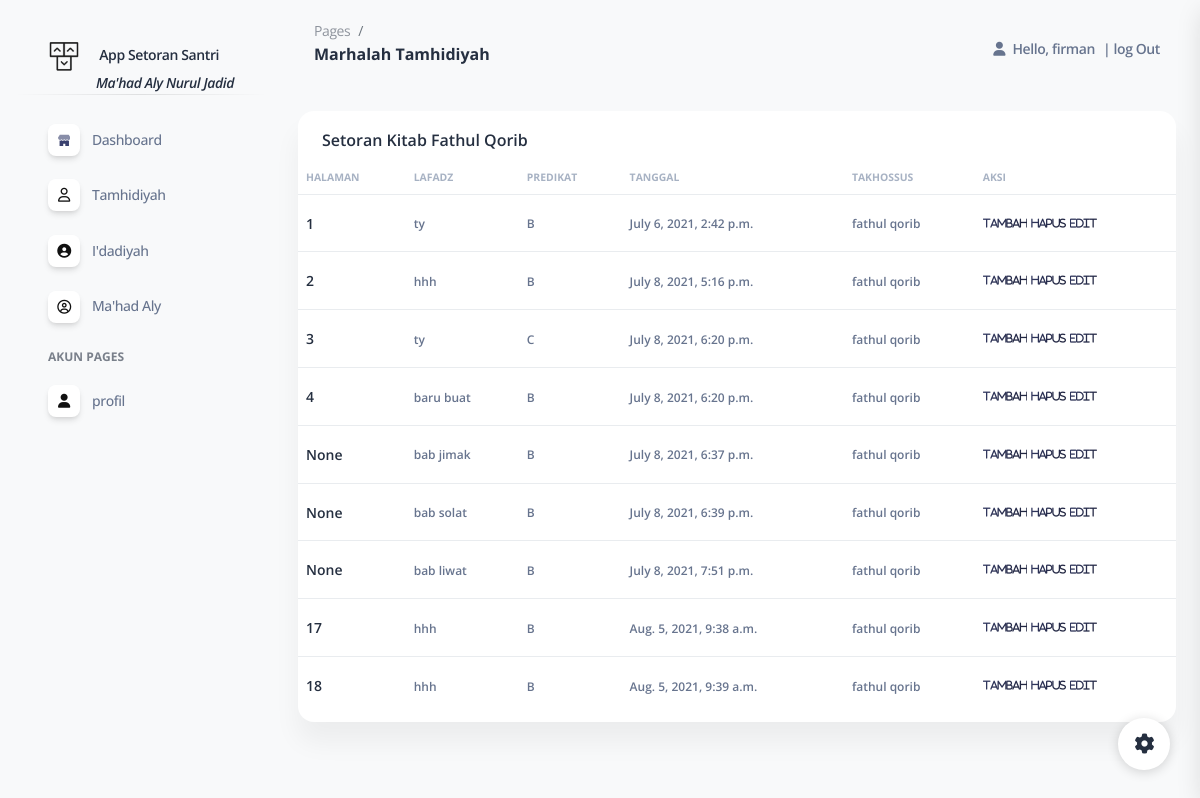
Page /strqorib/6 (signed in) on the committed database.
### appstor/models.py (models this page shows, shortened)
class Setoran(models.Model):
    nilai={
        ('A','A'),
        ('B','B'),
        ('C','C'),
    }
    nama = models.ForeignKey(Santri, null=True, on_delete=models.SET_NULL)
    takhossus = models.ForeignKey(Takhossus, null=True, on_delete=models.SET_NULL)
    hal = models.CharField(max_length=3, blank=True, null=True)
    lafadz = models.CharField(max_length=200, blank=True, null=True)
    tanggal = models.DateTimeField(auto_now_add=True, null=True)
    predikat = models.CharField(choices=nilai, max_length=30, blank=True, null=True)
    ustadz = models.ForeignKey(Asatidz, blank=True, null=True, on_delete=models.SET_NULL)

class Takhossus(models.Model):
    jns={
        ('nubzah','nubzah'),
        ('fathul qorib','fathul qorib'),
        ('fathul muin','fathul muin'),
        ('faroid','faroid'),
        ('Arudl','Arudl'),
        ('mantiq','mantiq'),
        ('balaghoh','balaghoh'),
        ('qowaid','qowaid'),
        ('usul','usul'),
     }
    tkh = models.CharField(choices=jns, max_length=30, blank=True, null=True)
    def __str__(self):
       return self.tkh

### appstor/views.py (the view)
@login_required(login_url='login')
def strqorib(request,w):
    s = Santri.objects.get(id=w)
    mbahss = s.setoran_set.all()
    j = mbahss.filter(takhossus ='3')
    if request.method == 'POST':
        formsimpan = Setorank(request.POST)
    context = {
        'judul' : 'Marhalah Tamhidiyah',
        'datasetorsantri': j,
    }
    return render(request, 'crud/viewfq.html', context)

### appstor/templates/crud/viewfq.html
{% extends "data/main.html" %}
{% block content %}
{% load static %}
<div class="container-fluid">
    <div class="row mt-3">
        <div class="col-12">
            <div class="card mb-4">
                <div class="ms-4 mt-3  pe-md-3 d-flex align-items-center">
                    <div class="me-md- w-25">
                        <h6>Setoran Kitab Fathul Qorib </h6>
                    </div>
                </div>
                <div class="card-body px-0 pt-0 pb-2">
                    <div class="table-responsive p-0">
                        <table class="table align-items-center justify-content-center mb-0">
                            <thead>
                                <tr>
                                        <td
                                        class="text-uppercase text-secondary text-xxs font-weight-bolder  opacity-7 me-sm-1 ps-2">
                                        halaman</td>
                                        <td
                                        class="text-uppercase text-secondary text-xxs font-weight-bolder opacity-7 ps-2">
                                        lafadz</td>
                                    <td
                                        class="text-uppercase text-secondary text-xxs font-weight-bolder opacity-7 ps-2">
                                        predikat</td>
                                    <td
                                        class="text-uppercase text-secondary text-xxs font-weight-bolder  opacity-7 me-sm-1 ps-2">
                                        tanggal</td>
                                        <td
                                        class="text-uppercase text-secondary text-xxs font-weight-bolder  opacity-7 me-sm-1 ps-2">
                                        takhossus</td>
                                    <td
                                        class="text-uppercase text-secondary text-xxs font-weight-bolder  opacity-7 ps-2">
                                        aksi</td>
                                </tr>
                            </thead>
                            <tbody>
                                {% for dataqrb in datasetorsantri %}
                                <tr>
                                    <td>
                                        <div class="d-flex px-0">
                                            <div class="my-auto">
                                                <h6 class="mb-0 text-sm"> {{ dataqrb.hal }}</h6>
                                            </div>
                                        </div>
                                    </td>
                                    <td>
                                        <span class="text-xs font-weight-bold"> {{ dataqrb.lafadz }}</span>
                                    </td>
                                    <td>
                                        <span class="text-xs font-weight-bold"> {{ dataqrb.predikat }}</span>
                                    </td>
                                    <td>
                                        <span class="text-xs font-weight-bold"> {{ dataqrb.tanggal }}</span>
                                    </td>
                                    <td> <span class="text-xs font-weight-bold"> {{ dataqrb.takhossus }}</span></td>
                                    <td class="align-items-center">
                                        <div class="ms-sm-0">
                                            <a class="btn btn-link text-dark text-gradient px-0 mb-0"
                                                href=" {% url 'setorqorib' dataqrb.id  %}"><i class="fa fa-view text-xxs me-0"
                                                    aria-hidden="true">Tambah</i></a>
                                                    <a class="btn btn-link text-dark text-gradient px-0 mb-0"
                                                    href=" {% url 'delete_setor' dataqrb.id  %}"><i
                                                        class="fa fa-view text-xxs me-0" aria-hidden="true">hapus</i></a>
                                                        <a class="btn btn-link text-dark text-gradient px-0 mb-0"
                                                        href=" {% url 'edit_setor1' dataqrb.id  %}"><i
                                                            class="fa fa-view text-xxs me-0" aria-hidden="true">edit</i></a>
                                        </div>
                                    </td>
                                </tr>
                                </tr>{% endfor %}
                            </tbody>
                        </table>
                    </div>
                </div>
            </div>
        </div>
    </div>
</div>
{% endblock content %}

### appstor/templates/data/navbar.html (shortened to what this page needs)
{% load static %}
<!DOCTYPE html>
<html lang="en">
    <nav class="navbar navbar-main navbar-expand-lg px-0 mx-4 shadow-none border-radius-xl" id="navbarBlur" navbar-scroll="true">
        <div class="container-fluid py-1 px-3">
          <nav aria-label="breadcrumb">
            <ol class="breadcrumb bg-transparent mb-0 pb-0 pt-1 px-0 me-sm-6 me-5">
              <li class="breadcrumb-item text-sm"><a class="opacity-5 text-dark" href="javascript:;">Pages</a></li>
              <li class="breadcrumb-item text-sm text-dark active" aria-current="page">{{ page}}</li>
            </ol>
            <h6 class="font-weight-bolder mb-lg-3">{{ judul }}</h6>
          </nav>
          <div class="collapse navbar-collapse mt-sm-0 mt-2 me-md-0 me-sm-4" id="navbar">
            <ul class="navbar-nav  justify-content-end">
                <li class="nav-item d-flex align-items-center">
                    <a href="javascript:;" class="nav-link text-body font-weight-bold px-0">
                        <i class="fa fa-user me-sm-1"></i>
                        <span class="me-2 d-sm-inline d-none">Hello, {{ request.user }}</span>
                    </a>
                </li>
                {% if user.is_authenticated %}
                <li class="nav-item  d-flex align-items-center">
                    <a href="{% url 'logout' %}" class="nav-link text-body font-weight-bold px-0">
                    |
                        <span class="d-sm-inline M17 d-none">log Out</span>
                    </a>
                </li>
                {% endif %}
            </ul>
        </div>
    </div>
</nav>
</html>

### rows in the picture
Setoran: hal "1", lafadz "ty", predikat "B", tanggal "July 6, 2021, 2:42 p.m.", takhossus "fathul qorib"
Setoran: hal "2", lafadz "hhh", predikat "B", tanggal "July 8, 2021, 5:16 p.m.", takhossus "fathul qorib"
Setoran: hal "3", lafadz "ty", predikat "C", tanggal "July 8, 2021, 6:20 p.m.", takhossus "fathul qorib"
Setoran: hal "4", lafadz "baru buat", predikat "B", tanggal "July 8, 2021, 6:20 p.m.", takhossus "fathul qorib"
Setoran: hal "None", lafadz "bab jimak", predikat "B", tanggal "July 8, 2021, 6:37 p.m.", takhossus "fathul qorib"
Setoran: hal "None", lafadz "bab solat", predikat "B", tanggal "July 8, 2021, 6:39 p.m.", takhossus "fathul qorib"
Setoran: hal "None", lafadz "bab liwat", predikat "B", tanggal "July 8, 2021, 7:51 p.m.", takhossus "fathul qorib"
Setoran: hal "17", lafadz "hhh", predikat "B", tanggal "Aug. 5, 2021, 9:38 a.m.", takhossus "fathul qorib"
Setoran: hal "18", lafadz "hhh", predikat "B", tanggal "Aug. 5, 2021, 9:39 a.m.", takhossus "fathul qorib"

### other values in the picture
{{ judul }} "Marhalah Tamhidiyah"
{{ request.user }} "firman"
